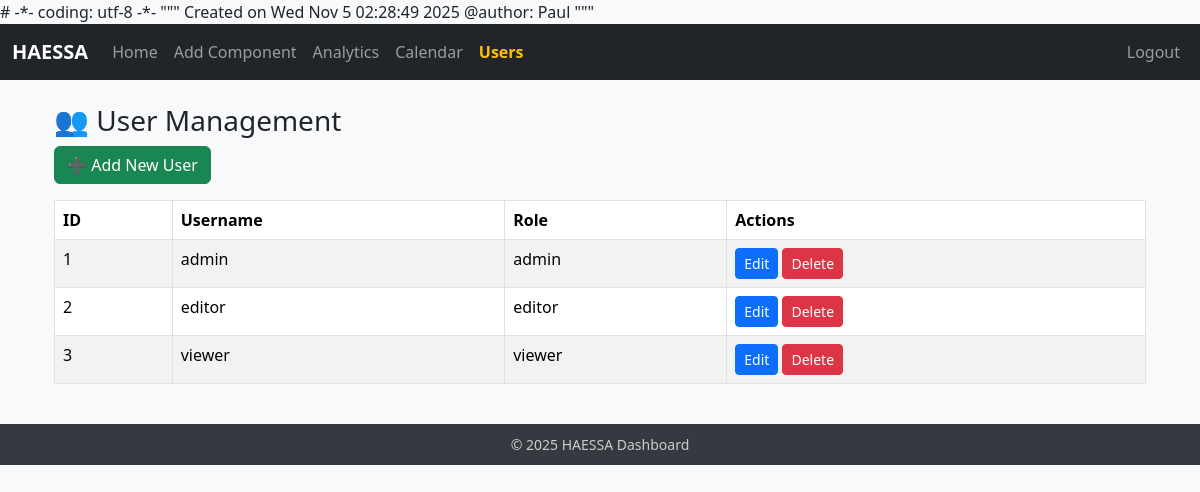
The page /users (signed in) on the database as committed earlier.
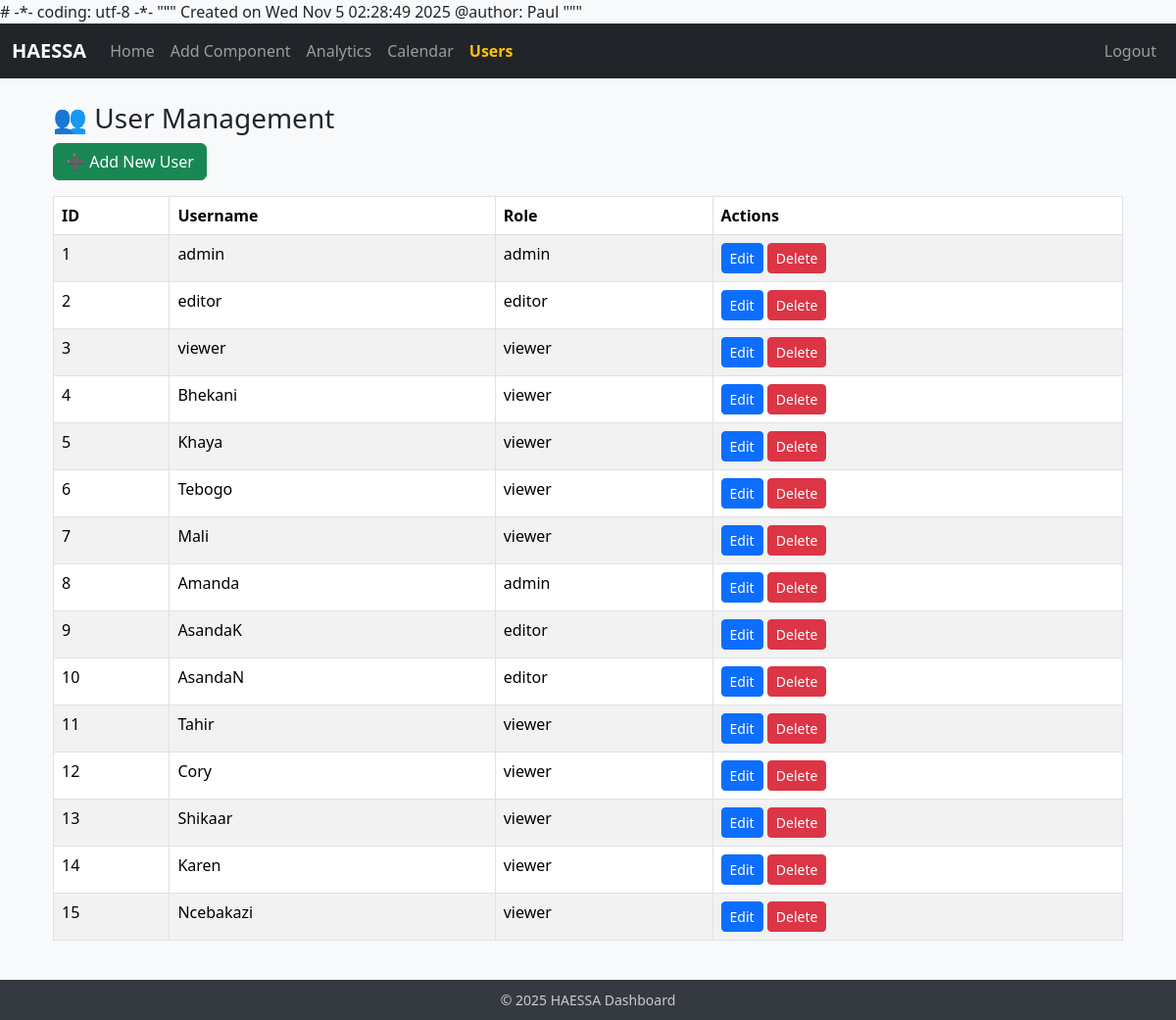
The same page on the database as committed later.
### app.py (models this page shows, shortened)
class User(UserMixin, db.Model):
    __tablename__ = "users"
    id = db.Column(db.Integer, primary_key=True)
    username = db.Column(db.String(100), unique=True, nullable=False)
    password = db.Column(db.String(200), nullable=False)
    role = db.Column(db.String(20), default="viewer")  # viewer / editor / admin

### app.py (the view)
@app.route("/users")
@login_required
@role_required("admin")
def users():
    all_users = User.query.all()
    return render_template("users.html", users=all_users)

### app.py (called while the page is built)
@login_manager.user_loader
def load_user(user_id):
    try:
        return User.query.get(int(user_id))
    except Exception:
        return None

def role_required(*roles):
    def wrapper(fn):
        @wraps(fn)
        def decorated(*args, **kwargs):
            if not current_user.is_authenticated:
                return redirect(url_for("login", next=request.path))
            if current_user.role not in roles:
                flash("You don’t have permission to access this page.", "danger")
                return redirect(url_for("home"))
            return fn(*args, **kwargs)
        return decorated
    return wrapper

@app.context_processor
def inject_globals():
    return {"datetime": datetime, "current_app": current_app}

### templates/users.html (shortened to what this page needs)
{% extends "base.html" %}
{% block content %}
<div class="container mt-4">
    <h3>👥 User Management</h3>
    <a href="{{ url_for('add_user') }}" class="btn btn-success mb-3">➕ Add New User</a>
    <table class="table table-bordered table-striped">
        <thead>
            <tr>
                <th>ID</th>
                <th>Username</th>
                <th>Role</th>
                <th>Actions</th>
            </tr>
        </thead>
        <tbody>
            {% for u in users %}
            <tr>
                <td>{{ u.id }}</td>
                <td>{{ u.username }}</td>
                <td>{{ u.role }}</td>
                <td>
                    <a href="{{ url_for('edit_user', id=u.id) }}" class="btn btn-primary btn-sm">Edit</a>
                    <a href="{{ url_for('delete_user', id=u.id) }}" class="btn btn-danger btn-sm"
                       onclick="return confirm('Are you sure you want to delete this user?');">Delete</a>
                </td>
            </tr>
            {% endfor %}
        </tbody>
    </table>
</div>
{% endblock %}

### templates/base.html (shortened to what this page needs)
<!DOCTYPE html>
<html lang="en">
<head>
    <link rel="stylesheet" href="https://cdn.jsdelivr.net/npm/bootstrap@5.3.3/dist/css/bootstrap.min.css">
</head>
<body>
<nav class="navbar navbar-expand-lg navbar-dark bg-dark">
  <div class="container-fluid">
    <a class="navbar-brand" href="{{ url_for('home') }}">HAESSA</a>
    <div class="collapse navbar-collapse" id="navbarNav">
      <ul class="navbar-nav">
        <li class="nav-item"><a class="nav-link {% if request.endpoint == 'home' %}active{% endif %}" href="{{ url_for('home') }}">Home</a></li>
        <li class="nav-item"><a class="nav-link {% if request.endpoint == 'add' %}active{% endif %}" href="{{ url_for('add') }}">Add Component</a></li>
        <li class="nav-item"><a class="nav-link {% if request.endpoint == 'analytics' %}active{% endif %}" href="{{ url_for('analytics') }}">Analytics</a></li>
        <li class="nav-item"><a class="nav-link {% if request.endpoint == 'calendar' %}active{% endif %}" href="{{ url_for('calendar') }}">Calendar</a></li>
        {% if current_user.is_authenticated and current_user.role == 'admin' %}
          <li class="nav-item"><a class="nav-link {% if request.endpoint == 'users' %}active{% endif %}" href="{{ url_for('users') }}">Users</a></li>
        {% endif %}
      </ul>
      <ul class="navbar-nav ms-auto">
        {% if current_user.is_authenticated %}
          <li class="nav-item"><a class="nav-link" href="{{ url_for('logout') }}">Logout</a></li>
        {% else %}
          <li class="nav-item"><a class="nav-link" href="{{ url_for('login') }}">Login</a></li>
        {% endif %}
      </ul>
    </div>
  </div>
</nav>
<div class="container mt-4">
  {% block content %}{% endblock %}
</div>
<footer>
  <small>&copy; {{ datetime.utcnow().year }} HAESSA Dashboard</small>
</footer>
</body>
</html>

### templates/base.html (style rules this page uses)
body { background-color: #f8f9fa; }
.navbar-brand { font-weight: bold; color: #fff !important; }
.nav-link.active { color: #ffc107 !important; font-weight: 600; }
footer { margin-top: 40px; padding: 10px; background: #343a40; color: #ccc; text-align: center; }

Rows that differ between the two databases and show on the page:
added User: id "4", username "Bhekani", role "viewer"
added User: id "5", username "Khaya", role "viewer"
added User: id "6", username "Tebogo", role "viewer"
added User: id "7", username "Mali", role "viewer"
added User: id "8", username "Amanda", role "admin"
added User: id "9", username "AsandaK", role "editor"
added User: id "10", username "AsandaN", role "editor"
added User: id "11", username "Tahir", role "viewer"
added User: id "12", username "Cory", role "viewer"
added User: id "13", username "Shikaar", role "viewer"
added User: id "14", username "Karen", role "viewer"
added User: id "15", username "Ncebakazi", role "viewer"
